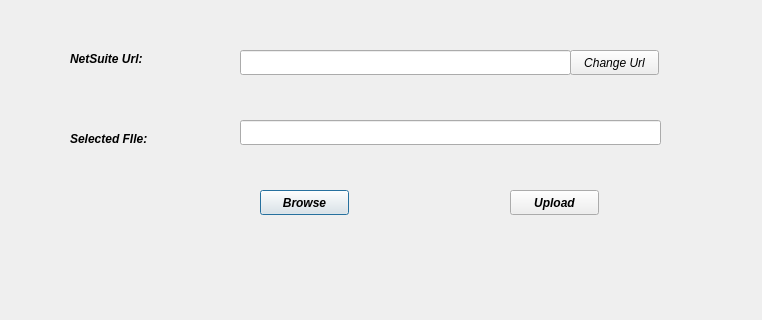
<?xml version="1.0" encoding="UTF-8"?>
<ui version="4.0">
 <class>dialog</class>
 <widget class="QDialog" name="dialog">
  <property name="geometry">
   <rect>
    <x>0</x>
    <y>0</y>
    <width>762</width>
    <height>320</height>
   </rect>
  </property>
  <property name="windowTitle">
   <string>Dialog</string>
  </property>
  <widget class="QLabel" name="netsuitelabel">
   <property name="geometry">
    <rect>
     <x>70</x>
     <y>50</y>
     <width>101</width>
     <height>17</height>
    </rect>
   </property>
   <property name="font">
    <font>
     <weight>75</weight>
     <italic>true</italic>
     <bold>true</bold>
    </font>
   </property>
   <property name="text">
    <string>NetSuite Url:</string>
   </property>
  </widget>
  <widget class="QLineEdit" name="netsuiteedit">
   <property name="geometry">
    <rect>
     <x>240</x>
     <y>50</y>
     <width>331</width>
     <height>25</height>
    </rect>
   </property>
  </widget>
  <widget class="QLineEdit" name="filename">
   <property name="geometry">
    <rect>
     <x>240</x>
     <y>120</y>
     <width>421</width>
     <height>25</height>
    </rect>
   </property>
   <property name="font">
    <font>
     <italic>true</italic>
    </font>
   </property>
  </widget>
  <widget class="QPushButton" name="browse">
   <property name="geometry">
    <rect>
     <x>260</x>
     <y>190</y>
     <width>89</width>
     <height>25</height>
    </rect>
   </property>
   <property name="font">
    <font>
     <weight>75</weight>
     <italic>true</italic>
     <bold>true</bold>
    </font>
   </property>
   <property name="text">
    <string>Browse</string>
   </property>
  </widget>
  <widget class="QPushButton" name="upload">
   <property name="geometry">
    <rect>
     <x>510</x>
     <y>190</y>
     <width>89</width>
     <height>25</height>
    </rect>
   </property>
   <property name="font">
    <font>
     <weight>75</weight>
     <italic>true</italic>
     <bold>true</bold>
    </font>
   </property>
   <property name="text">
    <string>Upload</string>
   </property>
  </widget>
  <widget class="QLabel" name="selectedfilelabel">
   <property name="geometry">
    <rect>
     <x>70</x>
     <y>130</y>
     <width>101</width>
     <height>17</height>
    </rect>
   </property>
   <property name="font">
    <font>
     <weight>75</weight>
     <italic>true</italic>
     <bold>true</bold>
    </font>
   </property>
   <property name="text">
    <string>Selected FIle:</string>
   </property>
  </widget>
  <widget class="QPushButton" name="changenetsuite">
   <property name="geometry">
    <rect>
     <x>570</x>
     <y>50</y>
     <width>89</width>
     <height>25</height>
    </rect>
   </property>
   <property name="font">
    <font>
     <pointsize>9</pointsize>
     <italic>true</italic>
    </font>
   </property>
   <property name="text">
    <string>Change Url</string>
   </property>
  </widget>
 </widget>
 <resources/>
 <connections/>
</ui>
